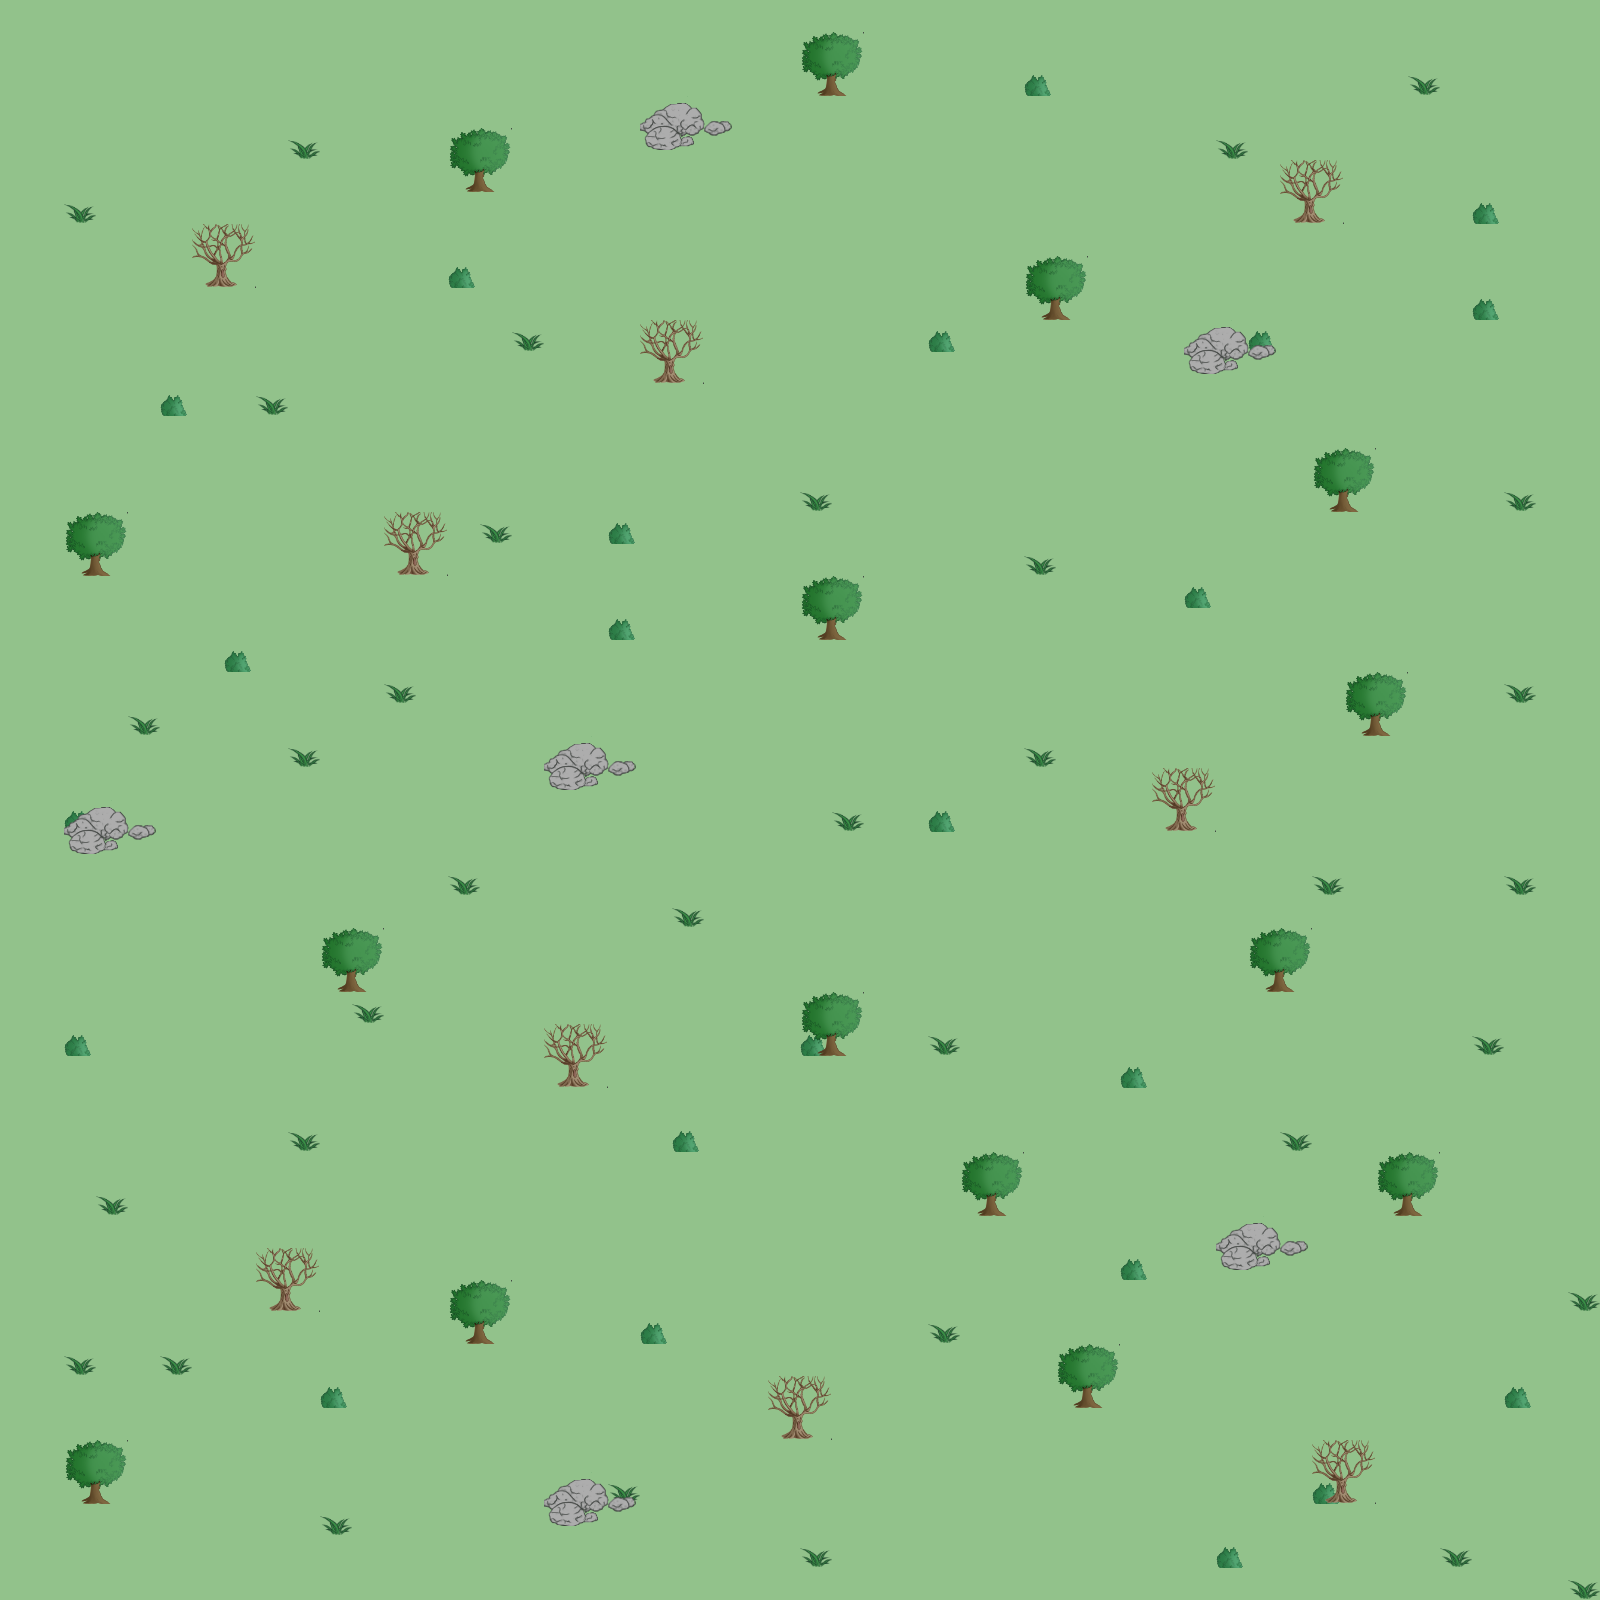

This game map was drawn from its Tiled (.tmx) file and the tilesets committed beside it. A one-line description and the trimmed map source follow:
An orthogonal 50x50 tile map with 32x32 px tiles, 4 tile layers (Capa de Patrones 1, Capa de patrones 3, Capa de patrones 2, Capa de patrones 4).

<map version="1.0" tiledversion="1.1.5" orientation="orthogonal" renderorder="right-down" width="50" height="50" tilewidth="32" tileheight="32" infinite="0" nextobjectid="1">
 <tileset firstgid="1" source="tileset1.tsx" />
 <layer name="Capa de Patrones 1" width="50" height="50">
  <data>[2500 cells, 2500 non-empty, 1 distinct tile ids]</data>
 </layer>
 <layer name="Capa de patrones 3" width="50" height="50">
  <data>[2500 cells, 5 non-empty, 2 distinct tile ids]</data>
 </layer>
 <layer name="Capa de patrones 2" width="50" height="50">
  <data>[2500 cells, 132 non-empty, 14 distinct tile ids]</data>
 </layer>
 <layer name="Capa de patrones 4" width="50" height="50">
  <data>[2500 cells, 53 non-empty, 2 distinct tile ids]</data>
 </layer>
</map>
